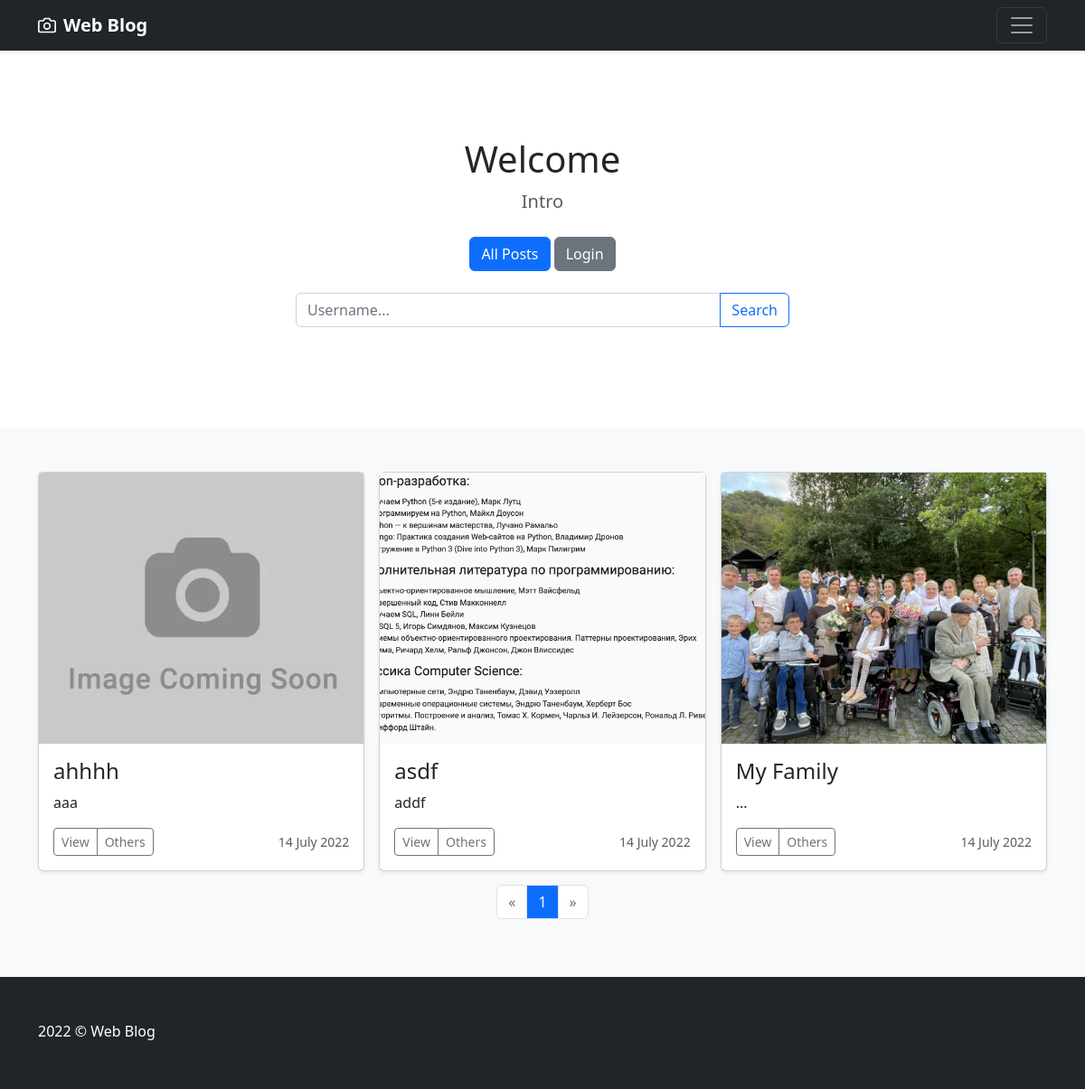
Page /home/ on the earlier database version.
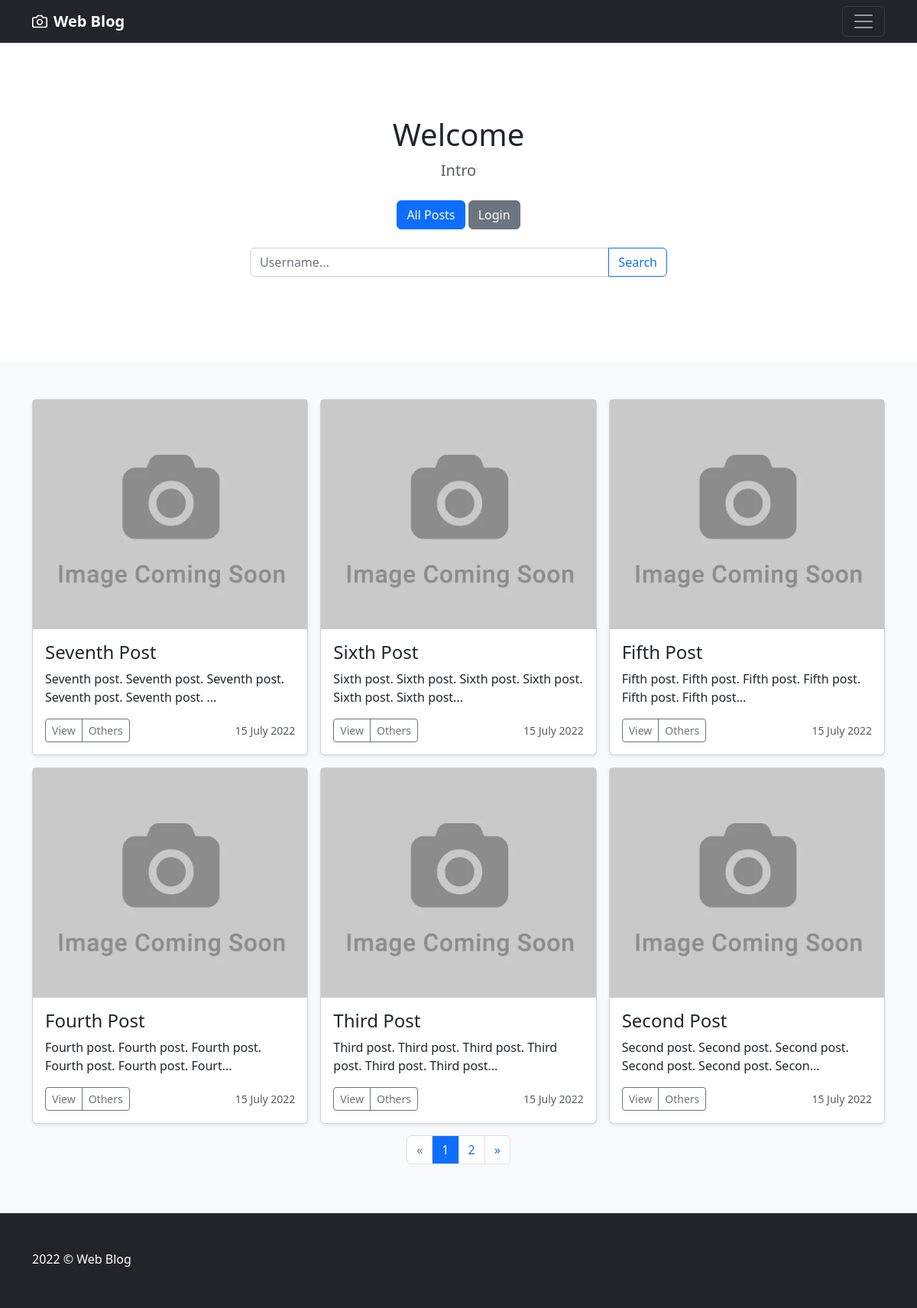
Same page on the later database version.
### web_blog/models.py (models this page shows, shortened)
class Post(db.Model):
    id = db.Column(db.Integer, primary_key=True)
    title = db.Column(db.String(100), nullable=False)
    date_posted = db.Column(db.DateTime, nullable=False,
                            default=datetime.utcnow)
    content = db.Column(db.Text, nullable=False)
    user_id = db.Column(db.Integer, db.ForeignKey('user.id'),
                        nullable=False)
    image_file = db.Column(db.String(50), nullable=False,
                           default='default_post.png')
    comments = db.relationship('Comment', backref='post', lazy=True, cascade='all, delete')
    likes = db.relationship('Like', backref='post', lazy=True, cascade='all, delete')
    dislikes = db.relationship('Dislike', backref='post', lazy=True, cascade='all, delete')

### web_blog/posts/routes.py (the view, shortened to what this page needs)
@posts.route('/', methods=['GET', 'POST'])
@posts.route('/home/', methods=['GET', 'POST'])
def home():
    page = request.args.get('page', 1, type=int)
    posts = Post.query.order_by(Post.date_posted.desc()). \
        paginate(page=page, per_page=6)
    form = UsernameSearchForm()
    return render_template('posts/home.html', posts=posts, flag=False, form=form, parameters='')

### web_blog/posts/forms.py
class UsernameSearchForm(FlaskForm):
    username = StringField('Content', validators=[DataRequired()], render_kw={'placeholder': 'Username...'})
    submit = SubmitField('Search')

### web_blog/templates/posts/home.html (shortened to what this page needs)
{% extends 'layout.html' %}
{% block content %}
<main>
    <section class="py-5 text-center container">
        <div class="row py-lg-5">
            <div class="col-lg-6 col-md-8 mx-auto">
                <h1 class="fw-light">Welcome
                    {% if current_user.is_authenticated %} {{ current_user.username }}!{% endif %}</h1>
                <p class="lead text-muted">Intro</p>
                <p>
                    <a class="btn btn-primary my-2"
                       href="{{ url_for('posts.home') }}">All Posts</a>
                    {% if current_user.is_authenticated %}
                        <a class="btn btn-secondary my-2"
                           href="{{ url_for('posts.user_posts', user_id=current_user.id) }}">My Posts</a>
                    {% else %}
                        <a class="btn btn-secondary my-2"
                           href="{{ url_for('users.login') }}">Login</a>
                    {% endif %}
                    <form class="needs-validation" method="POST" action="" enctype="multipart/form-data">
                        <div class="input-group mb-3">
                            {% if form.username.errors %}
                                {{ form.username(class='form-control') }}
                                {% for error in form.content.errors %}
                                    {{ form.username(class='form-control') }}
                                    <div class="invalid-feedback">
                                        {{ error }}
                                    </div>
                                {% endfor %}
                            {% else %}
                                {{ form.username(class='form-control') }}
                            {% endif %}
                            {{ form.submit(class='btn btn-outline-primary') }}
                        </div>
                    </form>
                </p>
            </div>
        </div>
    </section>
    <div class="album py-5 bg-light">
        <div class="container">
            <div class="row row-cols-1 row-cols-sm-2 row-cols-md-3 g-3">
                {% for post in posts.items %}
                    <div class="col">
                        <div class="card shadow-sm">
                            <img class="post-pic"
                                 src="{{ url_for('static', filename='post_pics/' + post.image_file) }}"
                                 height="300px">
                            <div class="card-body">
                                <h4 class="h4">{{ post.title }}</h4>
                                <p class="card-text">
                                    {% if post.content|length < 70 %}
                                        {{ post.content }}
                                    {% else %}
                                        {{ post.content[:70] }}...
                                    {% endif %}
                                </p>
                                <div class="d-flex justify-content-between align-items-center">
                                    <div class="btn-group">
                                        <a href="{{ url_for('posts.post', post_id=post.id) }}"
                                           class="btn btn-sm btn-outline-secondary">View</a>
                                        {% if current_user.is_authenticated and current_user.id == post.user_id %}
                                            <a href="{{ url_for('posts.update_post', post_id=post.id) }}"
                                               class="btn btn-sm btn-outline-secondary">Edit</a>
                                            <a href="{{ url_for('posts.delete_post', post_id=post.id) }}"
                                               class="btn btn-sm btn-outline-secondary">Delete</a>
                                        {% elif not flag %}
                                            <a href="{{ url_for('posts.user_posts', user_id=post.user_id) }}"
                                               class="btn btn-sm btn-outline-secondary">Others</a>
                                        {% endif %}
                                    </div>
                                    <small class="text-muted">{{ post.date_posted.strftime('%d %B %Y') }}</small>
                                </div>
                            </div>
                        </div>
                    </div>
                {% endfor %}
            </div>
            <nav aria-label="Page navigation example"
                 style="display: flex; justify-content:center; margin-top: 15px;">
                <ul class="pagination">
                    <li class="page-item">
                        <a href="{{ url_for('posts.home', page=posts.prev_num) }}{{ parameters }}"
                           {% if posts.page == 1 %} class="page-link disabled" {% else %} class="page-link" {% endif %}
                             aria-label="Previous">
                            <span aria-hidden="true">&laquo;</span>
                        </a>
                    </li>
                    {% for page_num in posts.iter_pages(left_edge=1, right_edge=1, left_current=1, right_current=2) %}
                        {% if page_num %}
                            {% if posts.page == page_num %}
                                <li class="page-item">
                                    <a class="page-link text-white bg-primary"
                                       href="{{ url_for('posts.home', page=page_num) }}{{ parameters }}">
                                        {{ page_num }}
                                    </a>
                                </li>
                            {% else %}
                                <li class="page-item">
                                    <a class="page-link" href="{{ url_for('posts.home', page=page_num) }}{{ parameters }}">
                                        {{ page_num }}
                                    </a>
                                </li>
                            {% endif %}
                        {% endif %}
                    {% endfor %}
                    <li class="page-item">
                        <a class="page-link {% if posts.page == posts.pages %}disabled{% endif %}"
                           href="{{ url_for('posts.home', page=posts.next_num) }}{{ parameters }}"
                           aria-label="Next">
                            <span aria-hidden="true">&raquo;</span>
                        </a>
                    </li>
                </ul>
            </nav>
        </div>
    </div>
</main>
{% endblock %}

### web_blog/templates/layout.html (shortened to what this page needs)
<!DOCTYPE html>
<html lang="en">
<head>
    <link href="{{ url_for('static', filename='assets/dist/css/bootstrap.min.css') }}" rel="stylesheet">
    <link href="{{ url_for('static', filename='font-awesome-4.7.0/css/font-awesome.min.css') }}" rel="stylesheet">
</head>
<body>
    <header>
        <div class="navbar navbar-dark bg-dark shadow-sm">
            <div class="container">
                <a href="#" class="navbar-brand d-flex align-items-center">
                    <strong>Web Blog</strong>
                </a>
                <button class="navbar-toggler" type="button" data-bs-toggle="collapse" data-bs-target="#navbarHeader"
                        aria-controls="navbarHeader" aria-expanded="false" aria-label="Toggle navigation">
                    <span class="navbar-toggler-icon"></span>
                </button>
            </div>
        </div>
    </header>
    {% block content %}
    {% endblock %}
    <footer class="text-muted bg-dark py-5">
        <div class="container">
            <p class="mb-1 text-white">2022 &copy; Web Blog</p>
        </div>
    </footer>
</body>
</html>

### web_blog/templates/layout.html (style rules this page uses)
body { height: 100vh; align-items: center; }
.post-pic { object-fit: cover; }

Differences in the rows shown:
removed Post: image_file (placeholder picture), title "ahhhh", content "aaa", date_posted "14 July 2022"
removed Post: image_file (picture), title "asdf", content "addf", date_posted "14 July 2022"
no longer on this page (row edited): Post: image_file (picture), title "My Family", content "...", date_posted "14 July 2022"
added Post: image_file (placeholder picture), title "Seventh Post", content "Seventh post. Seventh post. Seventh post. Seventh post. Seventh post.", date_posted "15 July 2022"
added Post: image_file (placeholder picture), title "Sixth Post", content "Sixth post. Sixth post. Sixth post. Sixth post. Sixth post. Sixth post", date_posted "15 July 2022"
added Post: image_file (placeholder picture), title "Fifth Post", content "Fifth post. Fifth post. Fifth post. Fifth post. Fifth post. Fifth post", date_posted "15 July 2022"
added Post: image_file (placeholder picture), title "Fourth Post", content "Fourth post. Fourth post. Fourth post. Fourth post. Fourth post. Fourt", date_posted "15 July 2022"
added Post: image_file (placeholder picture), title "Third Post", content "Third post. Third post. Third post. Third post. Third post. Third post", date_posted "15 July 2022"
added Post: image_file (placeholder picture), title "Second Post", content "Second post. Second post. Second post. Second post. Second post. Secon", date_posted "15 July 2022"
Other differences:
new list line: "2"
